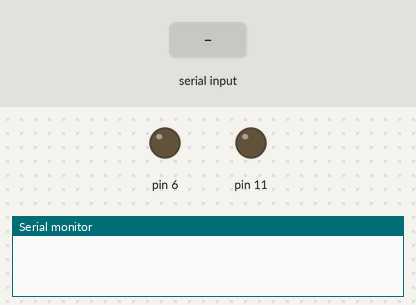
A sketch run on a simulated Arduino Uno, built with avr-gcc and run on an emulated ATmega328P. Parts: output pins drawn as LEDs (lit = HIGH), the last lines printed to the serial monitor. The test bench sets the inputs (shaded band).

Above: at 1.2 s.
1.3 s: "turn on ac\n" received over Serial
At 1.7 s:
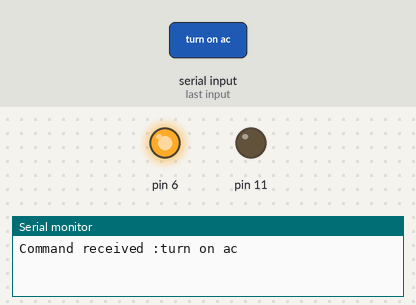
2.8 s: "turn on fan\n" received over Serial
At 4.0 s:
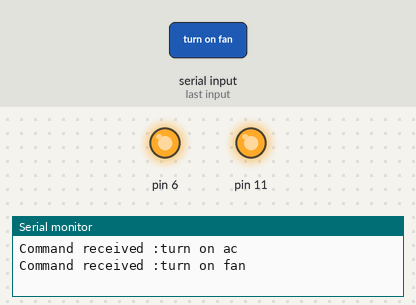
4.3 s: "turn off ac\n" received over Serial
At 5.2 s:
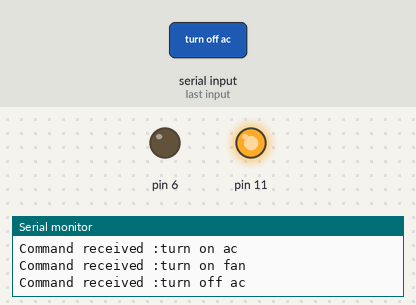
Timing chart, 0 to 7.3 s (numbered marks = the images above; inputs shaded):
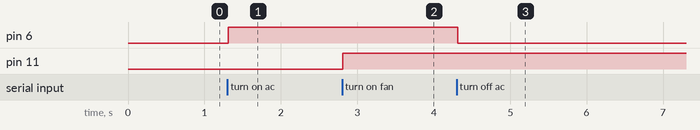

Measured:
- after the input at 1.3 s, pin 6: LOW → HIGH at once
- after the input at 2.8 s, pin 11: LOW → HIGH at once
- after the input at 4.3 s, pin 6: HIGH → LOW at once

The sketch:

Python2.ino
```cpp
int index;
int input;
char command[51];
void setup() {
  pinMode(6,OUTPUT);
  pinMode(11,OUTPUT);
  // put your setup code here, to run once:
Serial.begin(9600);
index=0;
}

void loop() {
  // put your main code here, to run repeatedly:
if(Serial.available())
{
  input=Serial.read();
  if(input=='\n')
  {
    command[index]='\0';
    index=0;
    if(strcmp(command,"turn on ac")==0)digitalWrite(6,HIGH);
    else if(strcmp(command,"turn off ac")==0)digitalWrite(6,LOW);
    else if(strcmp(command,"turn on fan")==0)digitalWrite(11,HIGH);
    else if(strcmp(command,"turn off fan")==0)digitalWrite(11,LOW);
    Serial.print("Command received :");
    Serial.println(command);
    return;
  }

  if(input!='\r'&&input!='\n')command[index++]=(char)input;
}
}
```
